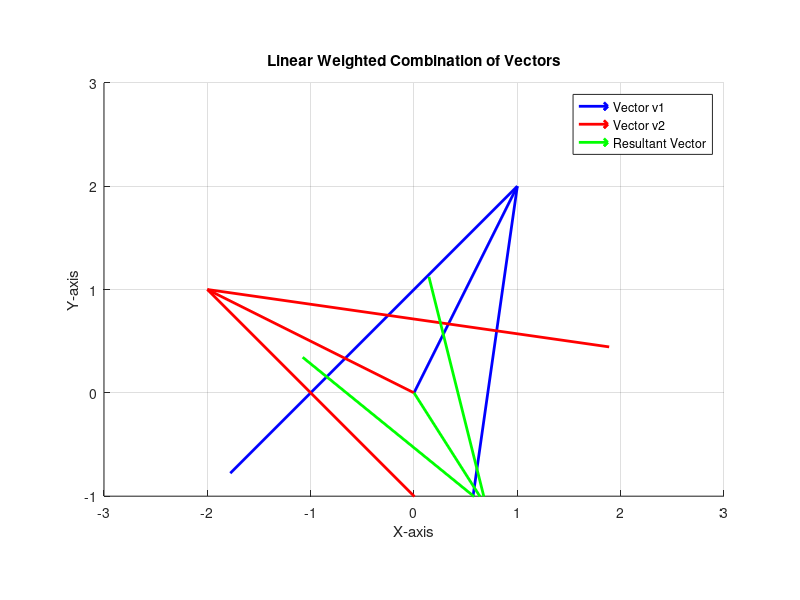

The MATLAB script that drew this image:
clc; clear; close all;

% Define two 2D vectors form of 'v = [a; b]'
v1 = [1; 2]; % example vector 1
v2 = [-2; 1]; % example vector 2

% Define weights
alpha = -0.3;
beta = -0.5;

%%%%%%% TODO %%%%%%
% Compute the linear weighted combination
% Write form of 'resultant_vector = weight1*vector1 + wegiht2*vector2'
resultant_vector = alpha * v1 + beta * v2;
%%%%%%%%%%%%%%%%%%%

% Visualization
figure;
hold on;

% Plot vectors
quiver(0, 0, v1(1), v1(2), 'Color', 'b', 'LineWidth', 2, 'MaxHeadSize', 1, 'AutoScale', 'off');
quiver(0, 0, v2(1), v2(2), 'Color', 'r', 'LineWidth', 2, 'MaxHeadSize', 1, 'AutoScale', 'off');
quiver(0, 0, resultant_vector(1), resultant_vector(2), 'Color', 'g', 'LineWidth', 2, 'MaxHeadSize', 1, 'AutoScale', 'off');
% Set axis equal, xlim, and ylim
axis equal;
xlim([-3, 3]);
ylim([-1, 3]);
% Add labels
xlabel('X-axis');
ylabel('Y-axis');
% Add legend
legend('Vector v1', 'Vector v2', 'Resultant Vector');
% Set title
title('Linear Weighted Combination of Vectors');
% Show grid
grid on;

hold off;

